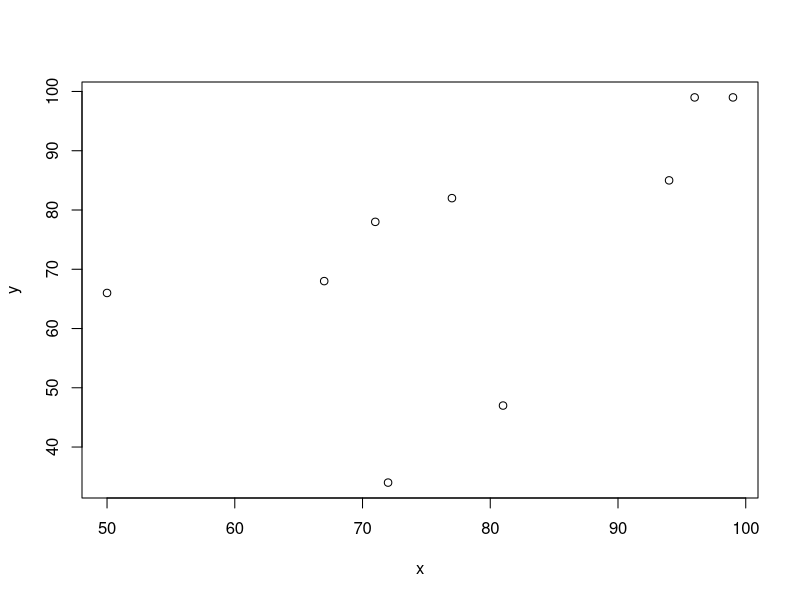
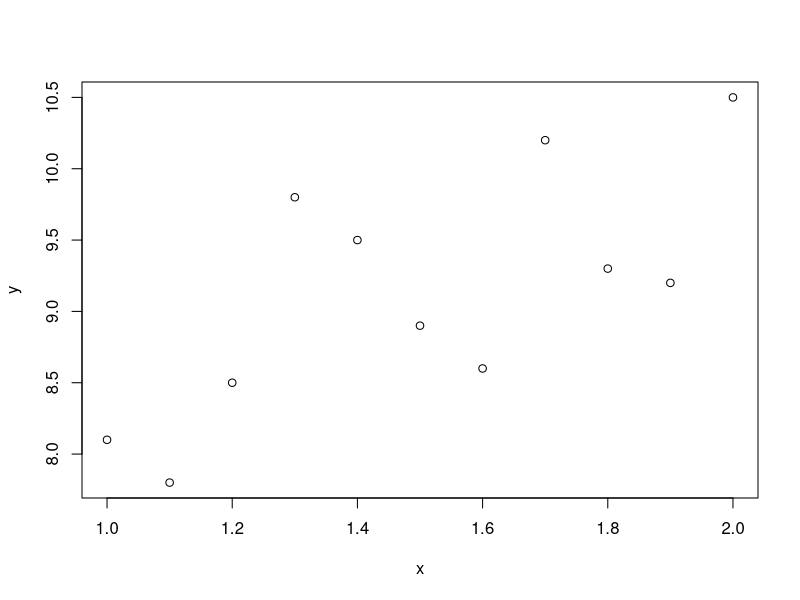
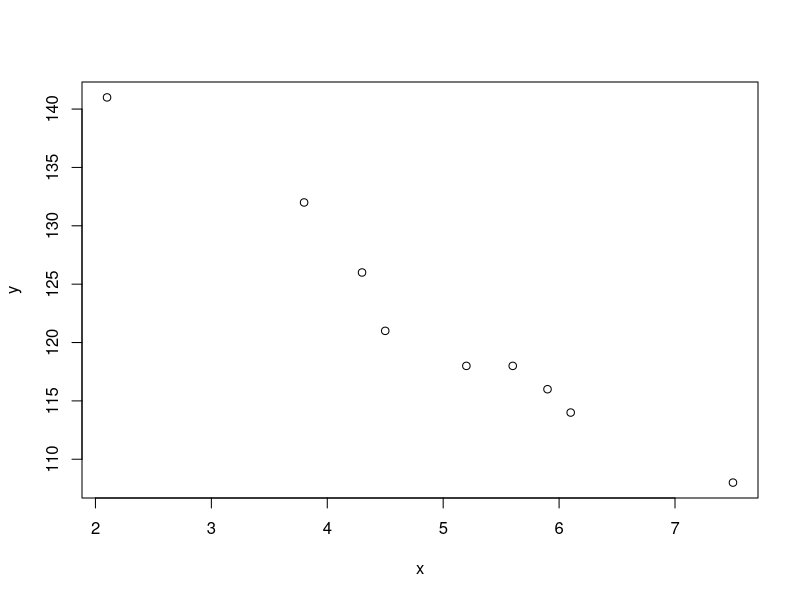

Write R code to recreate these figures, in order.
# 1
x=c(77, 50, 71, 72, 81, 94, 96, 99, 67)
y=c(82, 66, 78, 34, 47, 85, 99, 99, 68)
## Faça o gráfico de dispersão.
plot(x,y)
## Determine o coeficiente de correlação e explique.
cor(x,y)
rnum = sum(x*y)-length(x)*mean(x)*mean(y)
rden = sqrt(sum(x^2)-length(x)*mean(x)^2)*sqrt(sum(y^2)-length(y)*mean(y)^2)
rnum/rden
## Estime a reta de regressão linear.
bnum = length(x)*sum(x*y) - sum(x)*sum(y)
bden = length(x)*sum(x^2) - sum(x)^2
(b=bnum/bden)

( a = (sum(y) - b*sum(x))/length(x) )

## Estime a nota do exame final de um aluno que teve uma nota 85 no relatório de meio do curso
a + b*85









# 2.
library(tidyverse)
bd=tribble(
~x, ~y,
1.0, 8.1,
1.1, 7.8,
1.2, 8.5,
1.3, 9.8,
1.4, 9.5,
1.5, 8.9,
1.6, 8.6,
1.7, 10.2,
1.8, 9.3,
1.9, 9.2,
2.0, 10.5)
x = bd$x
y = bd$y

## Faça um diagrama de dispersão para esses dados.
plot(x,y)
## Determine o coeficiente de correlação linear e interprete-o no contexto do desempenho do algoritmo.
cor(x,y)
rnum = sum(x*y)-length(x)*mean(x)*mean(y)
rden = sqrt(sum(x^2)-length(x)*mean(x)^2)*sqrt(sum(y^2)-length(y)*mean(y)^2)
rnum/rden

## Determine o coeficiente de correlação linear e interprete-o no contexto do desempenho do algoritmo.
bnum = length(x)*sum(x*y) - sum(x)*sum(y)
bden = length(x)*sum(x^2) - sum(x)^2
(b=bnum/bden)

( a = (sum(y) - b*sum(x))/length(x) )

## Estime a nota do exame final de um aluno que teve uma nota 85 no relatório de meio do curso
6.4136 + 1.8091*1.75










# 3.
library(tidyverse)
bd=tribble(
  ~x, ~y,
  4.3,126,
  4.5,121,
  5.9,116,
  5.6,118,
  6.1,114,
  5.2,118,
  3.8,132,
  2.1,141,
  7.5,108)
x = bd$x
y = bd$y

## FFaça um diagrama de dispersão para esses dados.
plot(x,y)
## Determine o coeficiente de correlação linear e interprete-o no contexto do desempenho do algoritmo.
cor(x,y)
rnum = sum(x*y)-length(x)*mean(x)*mean(y)
rden = sqrt(sum(x^2)-length(x)*mean(x)^2)*sqrt(sum(y^2)-length(y)*mean(y)^2)
rnum/rden

## Determine a equação da reta de regressão para prever o tempo de execução a partir da complexidade do algoritmo.
bnum = length(x)*sum(x*y) - sum(x)*sum(y)
bden = length(x)*sum(x^2) - sum(x)^2
(b=bnum/bden)

( a = (sum(y) - b*sum(x))/length(x) )

## Estime a nota do exame final de um aluno que teve uma nota 85 no relatório de meio do curso
153.1755 -6.3240*4.8
